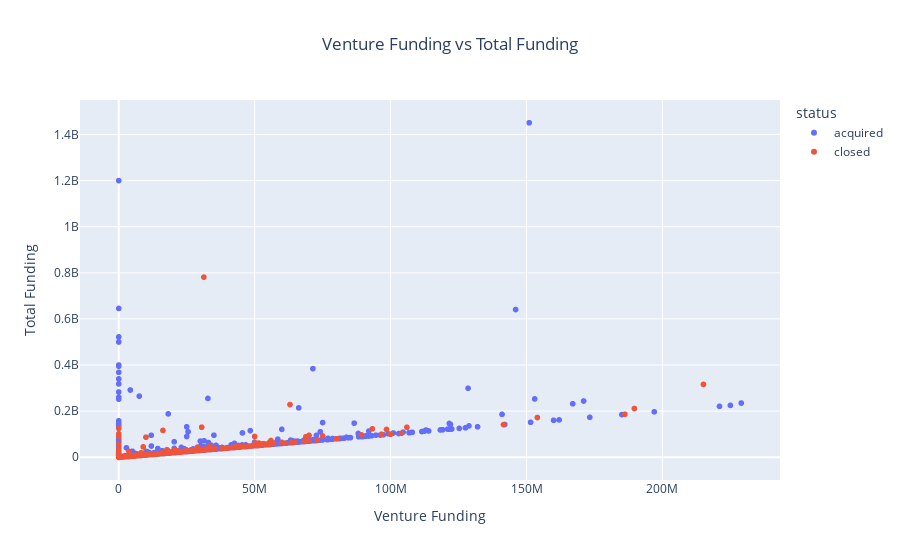

Notebook cell for this chart:
### Markdown cell above
### 3.2.4 Venture Funding vs Total Funding
Funding raised from venture capital is known to be one of largest portions of total startup funding. We visualize this with venture funding on the x-axis and total funding on the y-axis to further understand how these two features play into startup success. The figure below demonstrates a positve correlation between venture funding and start up funding and indicates that startups with higher quantities of venture funding tend to succeed over startups with relatively small venture funding.

### Code cell
#outlier total funding values
values = [5700000000, 466000000, 925000000]

#drop rows that contain any value in the outliers list, we do this here only for visualization purposes
df_no_outliers = df_n[df_n.funding_total_usd.isin(values) == False]
df_no_outliers = df_no_outliers[df_no_outliers.venture != 660200000]

fig = px.scatter(df_no_outliers, x = 'venture', y ='funding_total_usd', color = 'status', title = 'Venture Funding vs Total Funding',
                 labels = {"funding_total_usd" : "Total Funding", "venture" : "Venture Funding"})
fig.update_layout(title_x = 0.5)
fig.show()

### Figure 1 — Plotly figure (JSON) as saved in the notebook; plotly's stock layout.template omitted (floating-point values rounded to 4 significant figures; data arrays with more than 128 entries replaced by an {"elided": "..."} marker saying what was removed)
{"data": [{"hovertemplate": "status=acquired<br>Venture Funding=%{x}<br>Total Funding=%{y}<extra></extra>", "legendgroup": "acquired", "marker": {"color": "#636efa", "symbol": "circle"}, "mode": "markers", "name": "acquired", "showlegend": true, "type": "scattergl", "x": {"elided": "2454 int values"}, "xaxis": "x", "y": {"elided": "2454 int values"}, "yaxis": "y"}, {"hovertemplate": "status=closed<br>Venture Funding=%{x}<br>Total Funding=%{y}<extra></extra>", "legendgroup": "closed", "marker": {"color": "#EF553B", "symbol": "circle"}, "mode": "markers", "name": "closed", "showlegend": true, "type": "scattergl", "x": {"elided": "1229 int values"}, "xaxis": "x", "y": {"elided": "1229 int values"}, "yaxis": "y"}], "layout": {"autosize": true, "legend": {"title": {"text": "status"}, "tracegroupgap": 0}, "title": {"text": "Venture Funding vs Total Funding", "x": 0.5}, "xaxis": {"anchor": "y", "autorange": true, "domain": [0, 1], "range": [-13580000.0, 242600000.0], "title": {"text": "Venture Funding"}, "type": "linear"}, "yaxis": {"anchor": "x", "autorange": true, "domain": [0, 1], "range": [-119700000.0, 1571000000.0], "title": {"text": "Total Funding"}, "type": "linear"}}}
